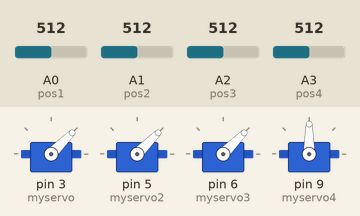
Simulated run of this sketch. Board: Arduino Uno, built with avr-gcc and run on an emulated ATmega328P. On the bench: 4 × servo. The inputs (shaded band) are chosen by the test bench; at power-on: A0 (pos1) = 512, A1 (pos2) = 512, A2 (pos3) = 512, A3 (pos4) = 512.

Above: at 1.2 s.
1.3 s: A0 (pos1) set to 716
At 2.1 s:
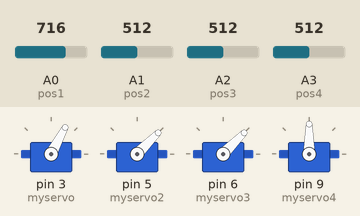
2.8 s: A1 (pos2) set to 716
At 3.2 s:
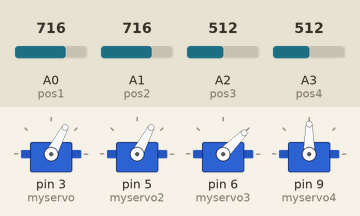
4.3 s: A2 (pos3) set to 716
At 5.5 s:
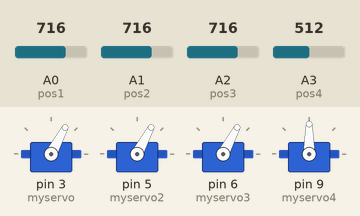
5.8 s: A3 (pos4) set to 716
At 6.6 s:
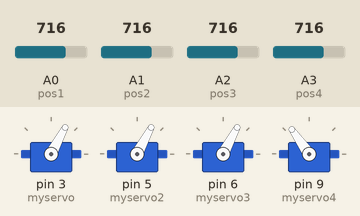
7.3 s: A0 (pos1) set to 992
At 7.8 s:
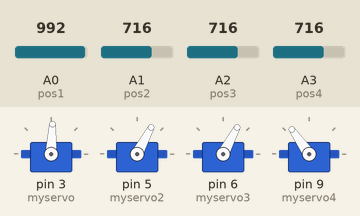
8.8 s: A1 (pos2) set to 992
At 10.2 s:
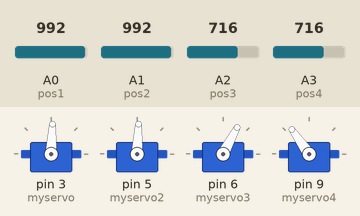
Timing chart, 0 to 11.3 s (numbered marks = the images above; inputs shaded):
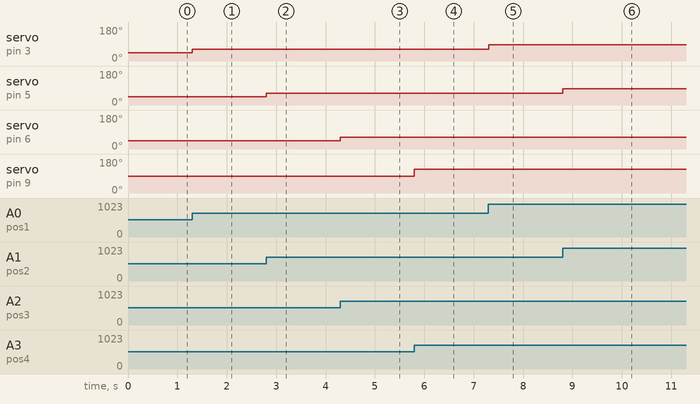

The sketch:

robot_kol_p.ino
```cpp
#include <Servo.h>
int pos1 = A0;
int pos2 = A1;
int pos3 = A2;
int pos4 = A3;
Servo myservo;
Servo myservo2;
Servo myservo3;
Servo myservo4;
int deger_1_1 = 200;
int deger_2_2 = 200;
int deger_3_3 = 200;
int deger_4_4 = 200;
void setup()
{
myservo.attach(3);
myservo2.attach(5);
myservo3.attach(6);
myservo4.attach(9);
}
void loop()
{
int deger_1 = analogRead(pos1);
deger_1 = map(deger_1,0,1023,0,90);
if (deger_1 != deger_1_1);
{
deger_1_1 = deger_1;
myservo.write(deger_1);
}
int deger_2 = analogRead(pos2);
deger_2 = map(deger_2,0,1023,0,90);
if (deger_2 != deger_2_2);
{
deger_2_2 = deger_2;
myservo2.write(deger_2);
}
int deger_3 = analogRead(pos3);
deger_3 = map(deger_3,0,1023,0,90);
if (deger_3 != deger_3_3);
{
deger_3_3 = deger_3;
myservo3.write(deger_3);
}
int deger_4 = analogRead(pos4);
deger_4 = map(deger_4,0,1023,0,180);
if (deger_4 != deger_4_4);
{
deger_4_4 = deger_4;
myservo4.write(deger_4);
}
}
```

Measured:
- after the input at 1.3 s, servo on pin 3 (myservo): 45° → 62° at once
- after the input at 2.8 s, servo on pin 5 (myservo2): 45° → 62° at once
- after the input at 4.3 s, servo on pin 6 (myservo3): 45° → 62° at once
- after the input at 5.8 s, servo on pin 9 (myservo4): 90° → 125° at once
- after the input at 7.3 s, servo on pin 3 (myservo): 62° → 87° at once
- after the input at 8.8 s, servo on pin 5 (myservo2): 62° → 87° at once
